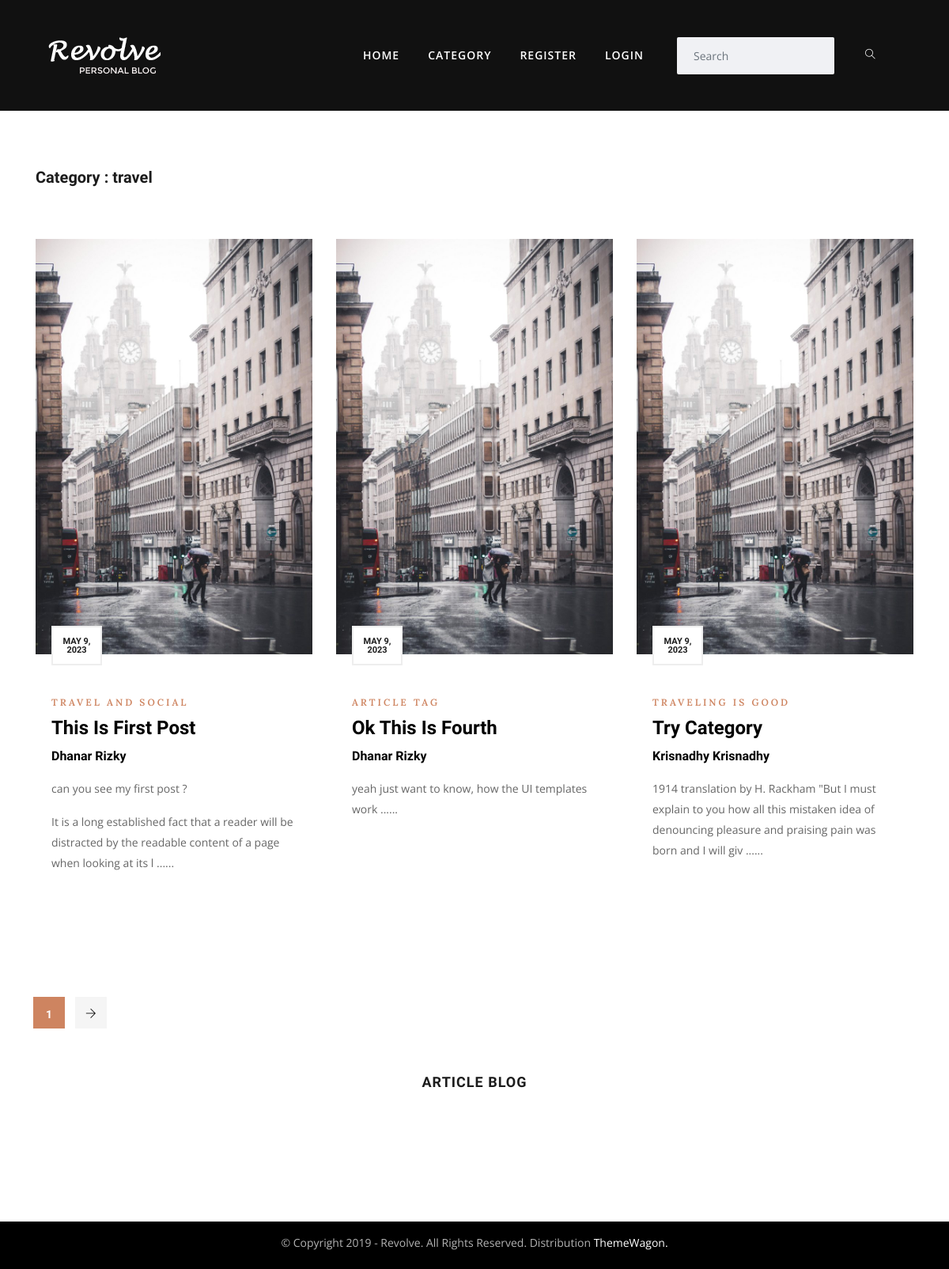
/category/travel/, run on the app's committed database.
### BlogArticle/models.py (models this page shows, shortened)
class Post(models.Model):
    title = models.CharField(max_length=255)
    title_tag = models.CharField(max_length=255, default='article tag')
    image = models.ImageField(null=True, blank=True, upload_to='images/')
    author = models.ForeignKey(User, on_delete=models.CASCADE)
    body = RichTextField()
    post_date = models.DateField(auto_now_add=True)
    category = models.CharField(max_length=255, default='category of article')
    likes = models.ManyToManyField(User, related_name='other_like')

### BlogArticle/views.py (the view)
# urls.py: path('category/<str:cat>/', v.CategoryView, name='category-view'),
def CategoryView(request, cat):
    cat_menu = category.objects.all()
    cats = Post.objects.filter(category=cat)
    return render(request, 'BlogArticle/category.html', {'cat':cat, 'cats':cats ,'cat_menu':cat_menu})

### BlogArticle/models.py (called while the page is built)
    def __str__(self) -> str:
        return self.name

### BlogArticle/templates/BlogArticle/category.html (shortened to what this page needs)
{% extends 'BlogArticle/base.html' %}
{% load static %}
{% block content %}
<section class="section-padding">
    <div class="container">
        <h4>Category : {{ cat }}<h4> <br/><br/>
        <div class="row">
            <div class="col-lg-12 col-md-12 col-sm-12 col-xs-12">
                <div class="row">
                    {% if cats %}
                    {% for post in cats %}
                    <div class="col-lg-4 col-md-6 col-sm-6">
                        <article class="post-grid mb-5 ">
                            <a class="post-thumb mb-4 d-block" href="blog-single.html">
                                <img src="{% static 'images/news/news-1.jpg' %}" alt="" class="img-fluid w-100">
                            </a>
                            <div class="post-content-grid">
                                <div class="label-date">
                                    <span class="month text-uppercase">
                                        {{ post.post_date }}
                                    </span>
                                </div>
                                <span
                                class="cat-name text-color font-extra font-sm text-uppercase letter-spacing">
                                {{ post.title_tag }}</span>
                                <h3 class="post-title mt-1"><a href="{% url 'detile-post' post.pk %}">{{ post.title }}</a></h3>
                                <h5 class="post-title mt-1"><a href="# ">{{ post.author.get_full_name }}</a></h5>
                                    <p>
                                        {{ post.body | slice:":150" | safe}} ......
                                    </p>
                                </div>
                            </article>
                        </div>
                        {% endfor %}
                        {% else %}
                            <br/><br/>
                            <h3>
                                Sorry, This Category is not found !!!
                            </h3>
                        {% endif %}
                        </div>
                    </div>
                    <div class="m-auto">
                        <div class="pagination mt-5 pt-4">
                            <ul class="list-inline">
                                <li class="list-inline-item"><a href="#" class="active">1</a></li>
                                <li class="list-inline-item"><a href="#" class="prev-posts"><i
                                    class="ti-arrow-right"></i></a></li>
                            </ul>
                        </div>
                    </div>
                </div>
            </div>
</section>
{% endblock content %}

### BlogArticle/templates/BlogArticle/base.html (shortened to what this page needs)
{% load static %}
<!DOCTYPE html>
<html lang="en">
<head>
    <link href="https://cdn.jsdelivr.net/npm/bootstrap@5.3.0-alpha3/dist/css/bootstrap.min.css" rel="stylesheet">
  </head>
    <link rel="stylesheet" href="{% static 'plugins/bootstrap/css/bootstrap.min.css' %}">
    <link rel="stylesheet" href="{% static 'plugins/themify/css/themify-icons.css' %}">
    <link rel="stylesheet" href="{% static 'plugins/slick-carousel/slick-theme.css' %}">
    <link rel="stylesheet" href="{% static 'plugins/slick-carousel/slick.css' %}">
    <link rel="stylesheet" href="{% static 'plugins/owl-carousel/owl.carousel.min.css' %}">
    <link rel="stylesheet" href="{% static 'plugins/owl-carousel/owl.theme.default.min.css' %}">
    <link rel="stylesheet" href="{% static 'plugins/magnific-popup/magnific-popup.css' %}">
    <link rel="stylesheet" href="{% static 'css/style.css' %}">
</head>
<body>
    {% include 'BlogArticle/header.html' %}
    {% block content %}{% endblock content %}
    {% include 'BlogArticle/footer.html' %}
</body>
</html>

### BlogArticle/templates/BlogArticle/header.html (shortened to what this page needs)
{% load static %}
<header class="header-top bg-dark py-4">
    <div class="container">
        <nav class="navbar navbar-expand-lg navigation menu-white">
            <a class="navbar-brand" href="{% url 'homePage' %}">
                <img src="{% static 'images/logo-w.png' %}" alt="" class="img-fluid">
            </a>
            <div class="collapse navbar-collapse" id="navbar-collapse">
                <ul class="menu navbar-nav ml-auto">
                    <li class="nav-item"><a href="{% url 'homePage' %}" class="nav-link">Home</a></li>
                    {% if cat_menu %}
                    <li class="nav-item dropdown">
                        <a class="nav-link dropdown-toggle" href="#" id="navbarDropdown3" role="button"
                            data-toggle="dropdown" aria-haspopup="true" aria-expanded="false">
                            Category
                        </a>
                    </li>
                    {% else %}
                        <li class="nav-item"><a href="{% url 'category-list' %}" class="nav-link">Category</a></li>
                    {% endif %}
                    {% if user.is_authenticated %}
                        <li class="nav-item"><a href="{% url 'add-post' %}" class="nav-link">Blog Post</a></li>
                        <li class="nav-item"><a href="{% url 'my-post' %}" class="nav-link">Profile</a></li>
                    {% else %}
                        <li class="nav-item"><a href="{% url 'register' %}" class="nav-link">Register</a></li>
                        <li class="nav-item"><a href="{% url 'login' %}" class="nav-link">Login</a></li>
                    {% endif %}
                </ul>
                <div class="text-lg-right search ml-4">
                    <form class="d-flex" role="search" method='POST' action="{% url 'search-page'%}">
                        <input class="form-control me-2" name='searched' type="search" placeholder="Search" aria-label="Search">
                        <button class="btn" type="submit"><i class="ti-search text-white"></i></button>
                    </form>
                </div>
            </div>
        </nav>
    </div>
</header>

### BlogArticle/templates/BlogArticle/footer.html (shortened to what this page needs)
<footer class="footer-section bg-grey">
    <div class="instagram-photo-section">
        <div class="container">
            <div class="row">
                <div class="col-lg-12">
                    <h4 class="text-center">Article Blog</h4>
                </div>
            </div>
        </div>
    </div>
    <div class="container">
        <div class="row">
            <div class="col-lg-12 text-center">
                <div class="mb-4">
                    <h2 class="footer-logo">Revolve.</h2>
                </div>
            </div>
            <div class="col-md-12 text-center">
                <p class="copyright">© Copyright 2019 - Revolve. All Rights Reserved. Distribution <a
                        class="text-white" href="https://themewagon.com">ThemeWagon.</a></p>
            </div>
        </div>
    </div>
</footer>

### BlogArticle/static/css/style.css (style rules this page uses)
body, p { font-family: "Open Sans", sans-serif; line-height: 26px; font-size: 16px; text-rendering: optimizeLegibility; color: #666; font-weight: 400; }
html { overflow-x: hidden; width: 100%; height: 100%; }
h1, .h1, h2, .h2, h3, .h3, h4, .h4, h5, .h5, h6, .h6 { color: #1c1c1c; font-weight: 600; font-family: "Unna", serif; }
h2, .h2 { font-size: 32px; line-height: 36px; font-weight: 700; }
h3, .h3 { font-size: 24px; font-weight: 700; }
h4, .h4 { font-size: 20px; line-height: 28px; }
h5, .h5 { font-size: 16px; line-height: 26px; }
.font-extra { font-family: "Lora", serif; }
body { background: #fff; color: #575769; }
html, body { height: 100%; }
a { transition: all 0.3s ease-in-out; color: #000; }
a:link, a:visited { text-decoration: none; }
.section-padding { padding: 70px 0; position: relative; }
.form-control { box-shadow: none; border: 1px solid transparent; padding: 12px 20px; background: #f0f1f4; font-size: 14px; border-radius: 2px; }
.btn { border-radius: 0px; padding: 10px 30px; font-weight: 600; text-transform: uppercase; color: #fff; transition: 350ms; letter-spacing: 1px; font-size: 13px; border: 1px solid transparent; }
.letter-spacing { letter-spacing: 3px; }
.font-sm { font-size: 12px !important; }
.text-color { color: #ce8460; }
.bg-grey { background: #f8efea; }
.navigation .menu { padding: 0px; }
.navigation .menu li { text-align: left; padding: 0px 10px; }
.navigation .menu li a { color: #000; display: inline-block; line-height: 26px; letter-spacing: 1px; }
.navigation .menu .dropdown-toggle::after { display: none; }
.navigation .menu .dropdown { position: relative; }
.dropdown-toggle::after { display: none; }
.navbar-nav .nav-link { transition: all 500ms ease; -moz-transition: all 500ms ease; -webkit-transition: all 500ms ease; -ms-transition: all 500ms ease; -o-transition: all 500ms ease; font-family: "Open Sans", sans-serif; text-transform: uppercase; font-size: 14px; font-weight: 600; padding: 25px 0px; }
.bg-dark { background: #111111 !important; }
.navigation.menu-white .navbar-nav .nav-link { color: #fff; }
.header-top { position: relative !important; }
.label-date span.month { font-size: 11px; line-height: 1em; }
.label-date span { display: block; }
.label-date { width: 64px; border: 2px solid #eee; background-color: #fff; padding: 12px 5px; text-align: center; z-index: 9; position: absolute; margin-top: -80px; }
.post-content-grid { padding: 20px; }
.post-content-grid p { font-size: 14px; margin-top: 15px; }
.pagination ul li a { width: 40px; height: 40px; background: #f5f5f5; display: inline-block; text-align: center; font-weight: 600; padding-top: 8px; font-size: 14px; }
.pagination ul li a.active { background: #ce8460; color: #fff; border-color: #ce8460; }
.post-title { text-transform: capitalize; }
.post-grid span { font-size: 15px; }
.footer-section { background: #f8f8f8; background: #000; padding: 60px 0px 0px; margin-top: 150px; position: relative; }
.footer-section .copyright { padding-top: 20px; margin-top: 20px; border-top: 1px solid rgba(255, 255, 255, 0.09); color: rgba(255, 255, 255, 0.7); }
.copyright { font-size: 14px; padding-top: 20px; }
.footer-logo { color: #fff; }
.instagram-photo-section { padding-bottom: 50px; margin-top: -250px; }
.instagram-photo-section h4 { text-transform: uppercase; font-size: 18px; letter-spacing: 1px; margin-bottom: 25px; }

### data on the page
Post: post_date "MAY 9, 2023", title_tag "TRAVEL AND SOCIAL", title "This Is First Post", author.get_full_name "Dhanar Rizky", body "can you see my first post ? It is a long established fact that a reader will be distracted by the readable content of a page when looking at its l"
Post: post_date "MAY 9, 2023", title_tag "ARTICLE TAG", title "Ok This Is Fourth", author.get_full_name "Dhanar Rizky", body "yeah just want to know, how the UI templates work"
Post: post_date "MAY 9, 2023", title_tag "TRAVELING IS GOOD", title "Try Category", author.get_full_name "Krisnadhy Krisnadhy", body "1914 translation by H. Rackham \"But I must explain to you how all this mistaken idea of denouncing pleasure and praising pain was born and I will giv"

### other printed values
{{ cat }} "travel"
